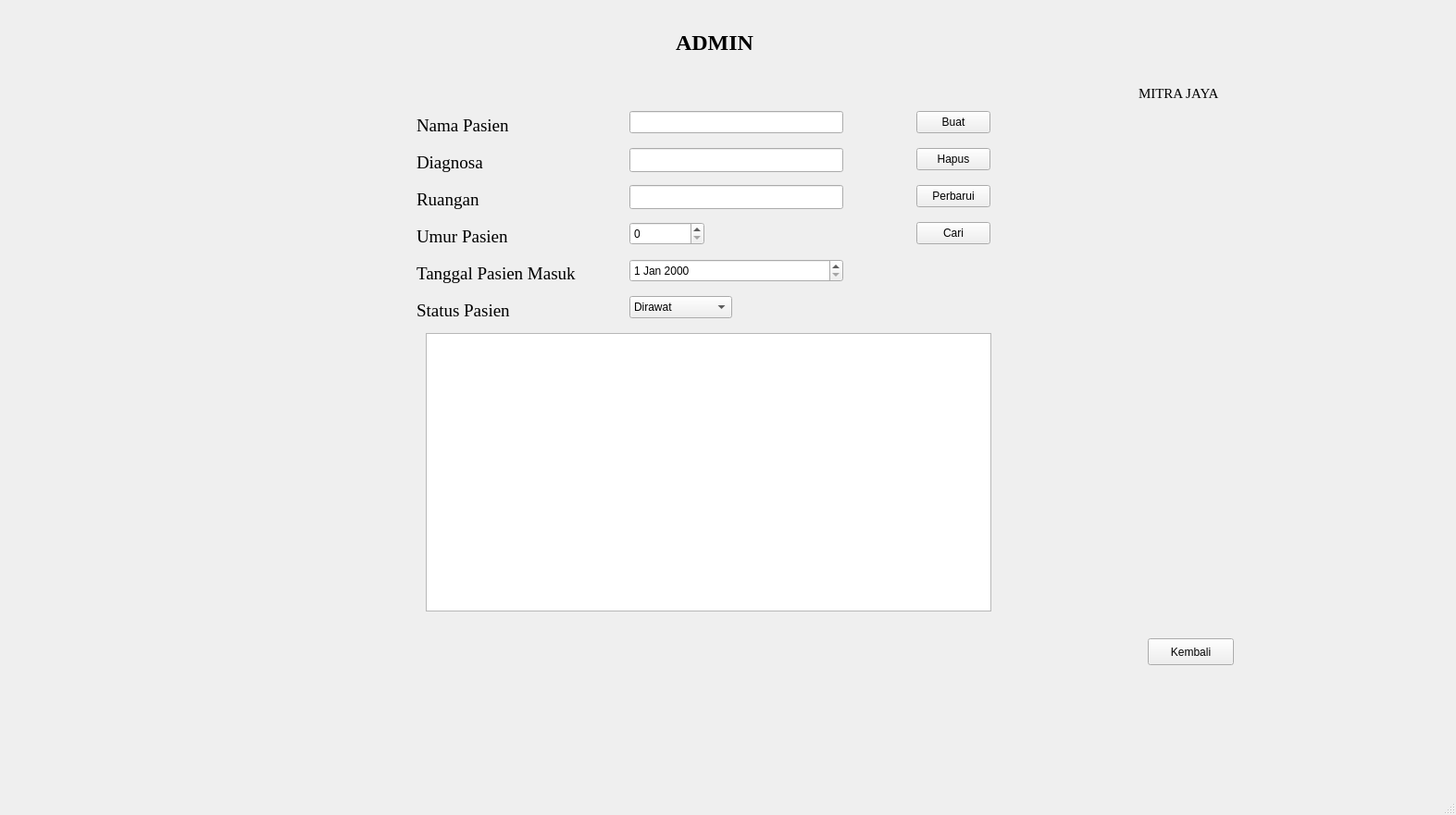
<?xml version="1.0" encoding="UTF-8"?>
<ui version="4.0">
 <class>AdminWindow</class>
 <widget class="QMainWindow" name="AdminWindow">
  <property name="geometry">
   <rect>
    <x>0</x>
    <y>0</y>
    <width>1573</width>
    <height>881</height>
   </rect>
  </property>
  <property name="windowTitle">
   <string>MainWindow</string>
  </property>
  <widget class="QWidget" name="centralwidget">
   <widget class="QPushButton" name="pushButtonTambah">
    <property name="geometry">
     <rect>
      <x>990</x>
      <y>120</y>
      <width>80</width>
      <height>24</height>
     </rect>
    </property>
    <property name="text">
     <string>Buat</string>
    </property>
   </widget>
   <widget class="QPushButton" name="pushButtonUpdate">
    <property name="geometry">
     <rect>
      <x>990</x>
      <y>200</y>
      <width>80</width>
      <height>24</height>
     </rect>
    </property>
    <property name="text">
     <string>Perbarui</string>
    </property>
   </widget>
   <widget class="QPushButton" name="pushButtonHapus">
    <property name="geometry">
     <rect>
      <x>990</x>
      <y>160</y>
      <width>80</width>
      <height>24</height>
     </rect>
    </property>
    <property name="text">
     <string>Hapus</string>
    </property>
   </widget>
   <widget class="QPushButton" name="pushButtonCari">
    <property name="geometry">
     <rect>
      <x>990</x>
      <y>240</y>
      <width>80</width>
      <height>24</height>
     </rect>
    </property>
    <property name="text">
     <string>Cari</string>
    </property>
   </widget>
   <widget class="QTableView" name="tableView">
    <property name="geometry">
     <rect>
      <x>460</x>
      <y>360</y>
      <width>611</width>
      <height>301</height>
     </rect>
    </property>
   </widget>
   <widget class="QLabel" name="label_2">
    <property name="geometry">
     <rect>
      <x>450</x>
      <y>120</y>
      <width>121</width>
      <height>31</height>
     </rect>
    </property>
    <property name="font">
     <font>
      <family>Times New Roman</family>
      <pointsize>14</pointsize>
      <bold>false</bold>
     </font>
    </property>
    <property name="text">
     <string>Nama Pasien</string>
    </property>
    <property name="alignment">
     <set>Qt::AlignLeading|Qt::AlignLeft|Qt::AlignVCenter</set>
    </property>
   </widget>
   <widget class="QLabel" name="label_3">
    <property name="geometry">
     <rect>
      <x>450</x>
      <y>240</y>
      <width>121</width>
      <height>31</height>
     </rect>
    </property>
    <property name="font">
     <font>
      <family>Times New Roman</family>
      <pointsize>14</pointsize>
      <bold>false</bold>
     </font>
    </property>
    <property name="text">
     <string>Umur Pasien</string>
    </property>
    <property name="alignment">
     <set>Qt::AlignLeading|Qt::AlignLeft|Qt::AlignVCenter</set>
    </property>
   </widget>
   <widget class="QLabel" name="label_4">
    <property name="geometry">
     <rect>
      <x>450</x>
      <y>280</y>
      <width>211</width>
      <height>31</height>
     </rect>
    </property>
    <property name="font">
     <font>
      <family>Times New Roman</family>
      <pointsize>14</pointsize>
      <bold>false</bold>
     </font>
    </property>
    <property name="text">
     <string>Tanggal Pasien Masuk</string>
    </property>
    <property name="alignment">
     <set>Qt::AlignLeading|Qt::AlignLeft|Qt::AlignVCenter</set>
    </property>
   </widget>
   <widget class="QLabel" name="label_5">
    <property name="geometry">
     <rect>
      <x>450</x>
      <y>320</y>
      <width>121</width>
      <height>31</height>
     </rect>
    </property>
    <property name="font">
     <font>
      <family>Times New Roman</family>
      <pointsize>14</pointsize>
      <bold>false</bold>
     </font>
    </property>
    <property name="text">
     <string>Status Pasien</string>
    </property>
    <property name="alignment">
     <set>Qt::AlignLeading|Qt::AlignLeft|Qt::AlignVCenter</set>
    </property>
   </widget>
   <widget class="QLineEdit" name="namaLineEdit">
    <property name="geometry">
     <rect>
      <x>680</x>
      <y>120</y>
      <width>231</width>
      <height>24</height>
     </rect>
    </property>
   </widget>
   <widget class="QDateEdit" name="tanggalMasukDateEdit">
    <property name="geometry">
     <rect>
      <x>680</x>
      <y>280</y>
      <width>231</width>
      <height>25</height>
     </rect>
    </property>
   </widget>
   <widget class="QSpinBox" name="umurSpinBox">
    <property name="geometry">
     <rect>
      <x>680</x>
      <y>240</y>
      <width>81</width>
      <height>25</height>
     </rect>
    </property>
   </widget>
   <widget class="QComboBox" name="statusComboBox">
    <property name="geometry">
     <rect>
      <x>680</x>
      <y>320</y>
      <width>111</width>
      <height>24</height>
     </rect>
    </property>
    <item>
     <property name="text">
      <string>Dirawat</string>
     </property>
    </item>
    <item>
     <property name="text">
      <string>Sudah Keluar</string>
     </property>
    </item>
   </widget>
   <widget class="QPushButton" name="pushButton">
    <property name="geometry">
     <rect>
      <x>1240</x>
      <y>690</y>
      <width>93</width>
      <height>29</height>
     </rect>
    </property>
    <property name="text">
     <string>Kembali</string>
    </property>
   </widget>
   <widget class="QLabel" name="label_bcadmin">
    <property name="geometry">
     <rect>
      <x>-20</x>
      <y>0</y>
      <width>1731</width>
      <height>841</height>
     </rect>
    </property>
    <property name="styleSheet">
     <string notr="true">background-color: qlineargradient(spread:pad, x1:0, y1:0, x2:1, y2:1, stop:1 rgba(0, 0, 0, 0));</string>
    </property>
    <property name="text">
     <string/>
    </property>
    <property name="pixmap">
     <pixmap>E:/tubessda/bcrumahsakit.jpg</pixmap>
    </property>
    <property name="scaledContents">
     <bool>true</bool>
    </property>
   </widget>
   <widget class="QLabel" name="label_6">
    <property name="geometry">
     <rect>
      <x>1240</x>
      <y>10</y>
      <width>79</width>
      <height>79</height>
     </rect>
    </property>
    <property name="text">
     <string/>
    </property>
    <property name="pixmap">
     <pixmap>E:/tubessda/logo.png</pixmap>
    </property>
    <property name="scaledContents">
     <bool>true</bool>
    </property>
   </widget>
   <widget class="QLabel" name="label_7">
    <property name="geometry">
     <rect>
      <x>450</x>
      <y>200</y>
      <width>81</width>
      <height>31</height>
     </rect>
    </property>
    <property name="font">
     <font>
      <family>Times New Roman</family>
      <pointsize>14</pointsize>
      <bold>false</bold>
     </font>
    </property>
    <property name="text">
     <string>Ruangan</string>
    </property>
   </widget>
   <widget class="QLineEdit" name="ruanganlineEdit">
    <property name="geometry">
     <rect>
      <x>680</x>
      <y>200</y>
      <width>231</width>
      <height>26</height>
     </rect>
    </property>
   </widget>
   <widget class="QLabel" name="label_8">
    <property name="geometry">
     <rect>
      <x>450</x>
      <y>160</y>
      <width>91</width>
      <height>31</height>
     </rect>
    </property>
    <property name="font">
     <font>
      <family>Times New Roman</family>
      <pointsize>14</pointsize>
      <bold>false</bold>
     </font>
    </property>
    <property name="text">
     <string>Diagnosa</string>
    </property>
   </widget>
   <widget class="QLineEdit" name="diagnosalineEdit">
    <property name="geometry">
     <rect>
      <x>680</x>
      <y>160</y>
      <width>231</width>
      <height>26</height>
     </rect>
    </property>
   </widget>
   <widget class="QLabel" name="label_9">
    <property name="geometry">
     <rect>
      <x>1230</x>
      <y>90</y>
      <width>101</width>
      <height>22</height>
     </rect>
    </property>
    <property name="font">
     <font>
      <family>Times New Roman</family>
      <pointsize>11</pointsize>
     </font>
    </property>
    <property name="text">
     <string>MITRA JAYA</string>
    </property>
    <property name="alignment">
     <set>Qt::AlignLeading|Qt::AlignLeft|Qt::AlignVCenter</set>
    </property>
   </widget>
   <widget class="QLabel" name="label_10">
    <property name="geometry">
     <rect>
      <x>730</x>
      <y>30</y>
      <width>111</width>
      <height>31</height>
     </rect>
    </property>
    <property name="font">
     <font>
      <family>Times New Roman</family>
      <pointsize>18</pointsize>
      <bold>true</bold>
     </font>
    </property>
    <property name="styleSheet">
     <string notr="true">background-color: rgb(255, 255, 255);
background-color: qlineargradient(spread:pad, x1:0, y1:0, x2:1, y2:1, stop:1 rgba(0, 0, 0, 0));</string>
    </property>
    <property name="text">
     <string>ADMIN</string>
    </property>
    <property name="alignment">
     <set>Qt::AlignLeading|Qt::AlignLeft|Qt::AlignVCenter</set>
    </property>
   </widget>
   <widget class="QLabel" name="label">
    <property name="geometry">
     <rect>
      <x>640</x>
      <y>-110</y>
      <width>271</width>
      <height>311</height>
     </rect>
    </property>
    <property name="text">
     <string/>
    </property>
    <property name="pixmap">
     <pixmap>E:/tubessda/lataradmin.png</pixmap>
    </property>
    <property name="scaledContents">
     <bool>true</bool>
    </property>
   </widget>
   <zorder>label_bcadmin</zorder>
   <zorder>label</zorder>
   <zorder>pushButtonTambah</zorder>
   <zorder>pushButtonUpdate</zorder>
   <zorder>pushButtonHapus</zorder>
   <zorder>pushButtonCari</zorder>
   <zorder>tableView</zorder>
   <zorder>label_2</zorder>
   <zorder>label_3</zorder>
   <zorder>label_4</zorder>
   <zorder>label_5</zorder>
   <zorder>namaLineEdit</zorder>
   <zorder>tanggalMasukDateEdit</zorder>
   <zorder>umurSpinBox</zorder>
   <zorder>statusComboBox</zorder>
   <zorder>pushButton</zorder>
   <zorder>label_6</zorder>
   <zorder>label_7</zorder>
   <zorder>ruanganlineEdit</zorder>
   <zorder>label_8</zorder>
   <zorder>diagnosalineEdit</zorder>
   <zorder>label_9</zorder>
   <zorder>label_10</zorder>
   <zorder>label_9</zorder>
   <zorder>label_6</zorder>
  </widget>
  <widget class="QMenuBar" name="menubar">
   <property name="geometry">
    <rect>
     <x>0</x>
     <y>0</y>
     <width>1573</width>
     <height>26</height>
    </rect>
   </property>
  </widget>
  <widget class="QStatusBar" name="statusbar"/>
 </widget>
 <resources/>
 <connections/>
</ui>
